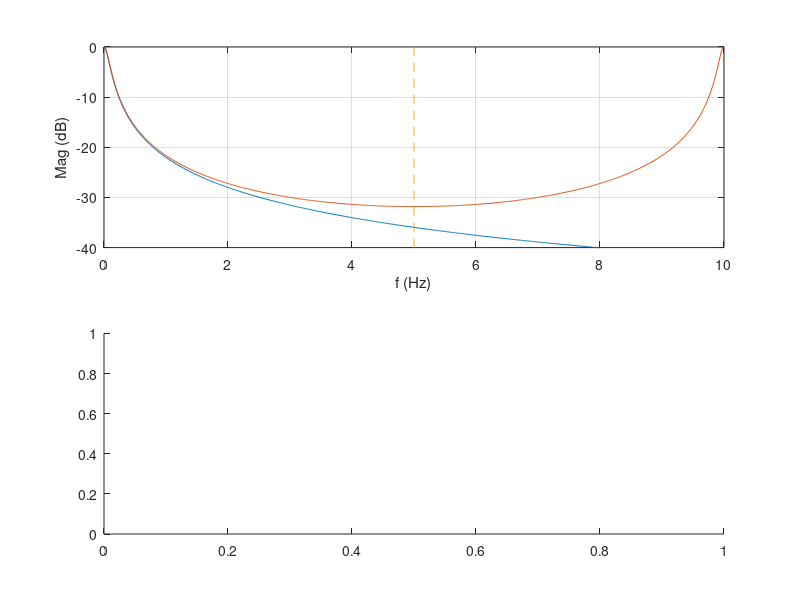

Source code (MATLAB): (Note: this script raises an error after producing the figure.)
echo on
% MAE 143 A
% Demo on Fourier Series - Filtering
%
% Mauricio de Oliveira

% Our signal has two cosine components
f1 = 1 / (4*pi)
f2 = 1 / 2

T1 = 1 / f1
T2 = 1 / f2

% We draw the signal for 5 periods of the slowest component
fs = 20*f2
Ts = 1 / fs
T = 5*T1;
t = [0 : Ts : T - Ts];
x1 = cos(2*pi*f1*t);
x2 = cos(2*pi*f2*t);
x = x1 + x2;

% and plot the signal
subplot(3,1,1)
plot(t, x1)
axis([0 T -2 2])
grid
title('cos(2 \pi f_1 t)')

subplot(3,1,2)
plot(t, x2)
axis([0 T -2 2])
grid
title('cos(2 \pi f_2 t)')

subplot(3,1,3)
plot(t, x)
axis([0 T -2 2])
grid
title('cos(2 \pi f_1 t) + cos(2 \pi f_2 t)')

pause

% Let us create a discrete-time low pass filter with cutoff frequency at f1
% Continuous time filter is
%
% H(s) = wc / (s + wc),  wc = 2*pi*f1;
wc = 2*pi*f1;
filter = tf(wc, [1 wc])

% Discretized filter is
%
% H(z) = wc Ts z / (z - e^(-wc Ts))
dfilter = tf([wc*Ts 0], [1 -exp(-wc*Ts)], Ts)

% continuous frequency response
N = length(x);
f = (0 : N - 1) / N * fs;
h = wc ./ (wc + j * 2 * pi * f);

% discrete-time frequency response
z = exp(j * 2 * pi * f * Ts);
dh = Ts * wc * z ./ (z - exp(-wc*Ts));

% plot frequency response
subplot(2,1,1)
plot(f, 20*log10(abs(h)), f, 20*log10(abs(dh)), ...
     [fs/2 fs/2], [-40 0], '--'), grid
axis([0 fs -40 0])
xlabel('f (Hz)')
ylabel('Mag (dB)')

subplot(2,1,2)
plot(f, 180*phase(h)/pi, f, 180*phase(dh)/pi, ...
     [fs/2 fs/2], [-100 100], '--'), grid
axis([0 fs -100 100])
xlabel('f (Hz)')
ylabel('Phase (degree)')

pause

% run the signal through the continuous-time filter
y = lsim(filter, x, t);

% run the signal through the discrete-time filter
yd = lsim(dfilter, x, t);

% and plot the output signal
subplot(3,1,1)
plot(t, x)
axis([0 T -2 2])
grid
title('cos(2 \pi f_1 t) + cos(2 \pi f_2 t)')

subplot(3,1,2)
plot(t, y)
axis([0 T -2 2])
grid
title('filtered signal (continuous)')

subplot(3,1,3)
plot(t, yd)
axis([0 T -2 2])
grid
title('filtered signal (discrete)')
